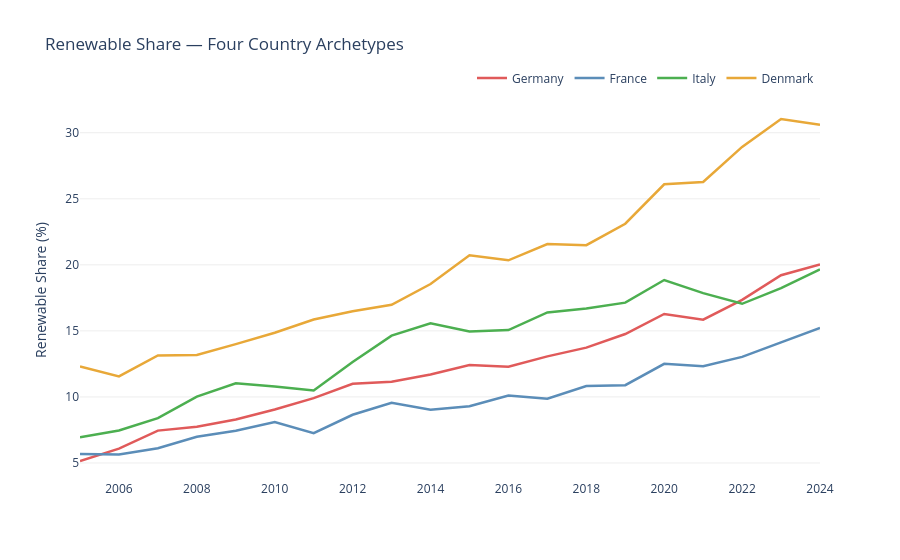

Notebook code for this chart:
### Code cell
fig = chart_archetype_renewable_share(df)
fig.show()

### Figure 1 — Plotly figure (JSON) as saved in the notebook; plotly's stock layout.template omitted (floating-point values rounded to 4 significant figures)
{"data": [{"line": {"color": "#E05A5A", "width": 2.5}, "name": "Germany", "type": "scatter", "x": [2005, 2006, 2007, 2008, 2009, 2010, 2011, 2012, 2013, 2014, 2015, 2016, 2017, 2018, 2019, 2020, 2021, 2022, 2023, 2024], "y": [5.15, 6.09, 7.45, 7.74, 8.29, 9.05, 9.91, 11.0, 11.15, 11.7, 12.41, 12.29, 13.07, 13.73, 14.76, 16.28, 15.85, 17.35, 19.21, 20.02]}, {"line": {"color": "#5B8DB8", "width": 2.5}, "name": "France", "type": "scatter", "x": [2005, 2006, 2007, 2008, 2009, 2010, 2011, 2012, 2013, 2014, 2015, 2016, 2017, 2018, 2019, 2020, 2021, 2022, 2023, 2024], "y": [5.68, 5.65, 6.12, 6.98, 7.44, 8.1, 7.26, 8.65, 9.55, 9.03, 9.29, 10.11, 9.87, 10.82, 10.89, 12.51, 12.33, 13.03, 14.13, 15.22]}, {"line": {"color": "#4CAF50", "width": 2.5}, "name": "Italy", "type": "scatter", "x": [2005, 2006, 2007, 2008, 2009, 2010, 2011, 2012, 2013, 2014, 2015, 2016, 2017, 2018, 2019, 2020, 2021, 2022, 2023, 2024], "y": [6.95, 7.46, 8.4, 10.02, 11.03, 10.79, 10.49, 12.64, 14.64, 15.58, 14.95, 15.06, 16.4, 16.69, 17.14, 18.85, 17.86, 17.05, 18.23, 19.65]}, {"line": {"color": "#E8A838", "width": 2.5}, "name": "Denmark", "type": "scatter", "x": [2005, 2006, 2007, 2008, 2009, 2010, 2011, 2012, 2013, 2014, 2015, 2016, 2017, 2018, 2019, 2020, 2021, 2022, 2023, 2024], "y": [12.31, 11.55, 13.14, 13.17, 14.0, 14.86, 15.86, 16.48, 16.98, 18.55, 20.72, 20.34, 21.57, 21.49, 23.11, 26.1, 26.27, 28.93, 31.04, 30.61]}], "layout": {"legend": {"orientation": "h", "x": 1, "xanchor": "right", "y": 1.02, "yanchor": "bottom"}, "plot_bgcolor": "white", "title": {"text": "Renewable Share — Four Country Archetypes"}, "xaxis": {"title": {}}, "yaxis": {"gridcolor": "#eeeeee", "title": {"text": "Renewable Share (%)"}}}}
